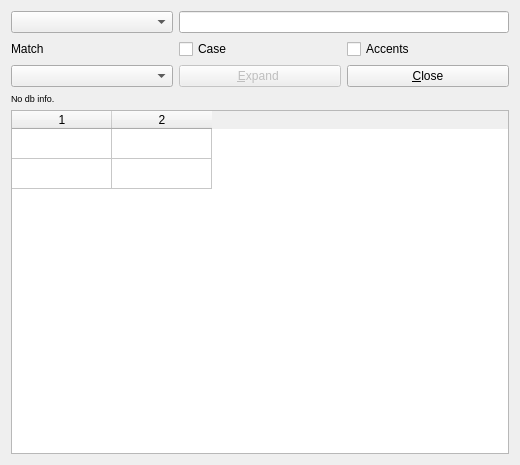
<?xml version="1.0" encoding="UTF-8"?>
<ui version="4.0">
 <class>SpellBase</class>
 <widget class="QWidget" name="SpellBase">
  <property name="geometry">
   <rect>
    <x>0</x>
    <y>0</y>
    <width>520</width>
    <height>465</height>
   </rect>
  </property>
  <property name="sizePolicy">
   <sizepolicy hsizetype="Preferred" vsizetype="Preferred">
    <horstretch>0</horstretch>
    <verstretch>0</verstretch>
   </sizepolicy>
  </property>
  <property name="minimumSize">
   <size>
    <width>100</width>
    <height>100</height>
   </size>
  </property>
  <property name="windowTitle">
   <string>Term Explorer</string>
  </property>
  <layout class="QVBoxLayout" name="verticalLayout_2">
   <item>
    <layout class="QVBoxLayout" name="verticalLayout">
     <item>
      <layout class="QGridLayout" name="gridLayout">
       <item row="0" column="0">
        <widget class="QComboBox" name="expTypeCMB"/>
       </item>
       <item row="0" column="1" colspan="2">
        <widget class="QLineEdit" name="baseWordLE">
         <property name="minimumSize">
          <size>
           <width>100</width>
           <height>0</height>
          </size>
         </property>
        </widget>
       </item>
       <item row="1" column="0">
        <widget class="QLabel" name="label">
         <property name="text">
          <string>Match</string>
         </property>
        </widget>
       </item>
       <item row="1" column="1">
        <widget class="QCheckBox" name="caseSensCB">
         <property name="text">
          <string>Case</string>
         </property>
        </widget>
       </item>
       <item row="1" column="2">
        <widget class="QCheckBox" name="diacSensCB">
         <property name="text">
          <string>Accents</string>
         </property>
        </widget>
       </item>
       <item row="2" column="0">
        <widget class="QComboBox" name="stemLangCMB"/>
       </item>
       <item row="2" column="1">
        <widget class="QPushButton" name="expandPB">
         <property name="enabled">
          <bool>false</bool>
         </property>
         <property name="focusPolicy">
          <enum>Qt::NoFocus</enum>
         </property>
         <property name="text">
          <string>&amp;Expand </string>
         </property>
         <property name="shortcut">
          <string>Alt+E</string>
         </property>
        </widget>
       </item>
       <item row="2" column="2">
        <widget class="QPushButton" name="dismissPB">
         <property name="enabled">
          <bool>true</bool>
         </property>
         <property name="focusPolicy">
          <enum>Qt::NoFocus</enum>
         </property>
         <property name="text">
          <string>&amp;Close</string>
         </property>
         <property name="shortcut">
          <string>Alt+C</string>
         </property>
        </widget>
       </item>
      </layout>
     </item>
     <item>
      <widget class="QLabel" name="statsLBL">
       <property name="font">
        <font>
         <pointsize>7</pointsize>
        </font>
       </property>
       <property name="text">
        <string>No db info.</string>
       </property>
      </widget>
     </item>
     <item>
      <widget class="QTableWidget" name="resTW">
       <property name="rowCount">
        <number>2</number>
       </property>
       <property name="columnCount">
        <number>2</number>
       </property>
       <attribute name="horizontalHeaderStretchLastSection">
        <bool>false</bool>
       </attribute>
       <attribute name="verticalHeaderVisible">
        <bool>false</bool>
       </attribute>
       <row/>
       <row/>
       <column/>
       <column/>
      </widget>
     </item>
    </layout>
   </item>
  </layout>
 </widget>
 <layoutdefault spacing="6" margin="11"/>
 <tabstops>
  <tabstop>baseWordLE</tabstop>
  <tabstop>expandPB</tabstop>
  <tabstop>dismissPB</tabstop>
  <tabstop>stemLangCMB</tabstop>
 </tabstops>
 <resources/>
 <connections/>
</ui>
